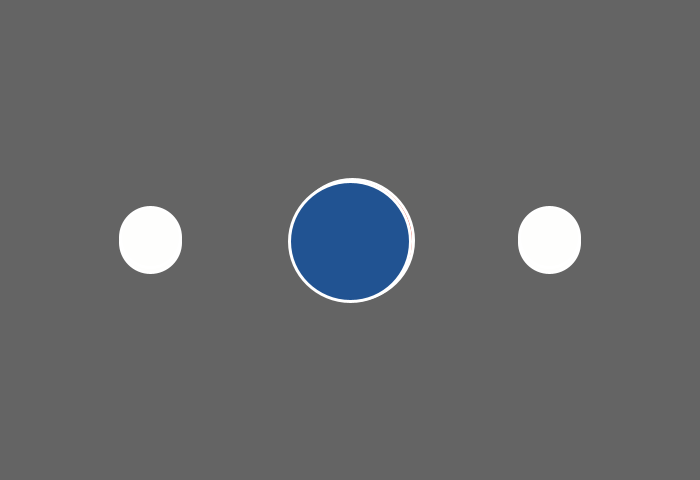
Frame 1 (no input)
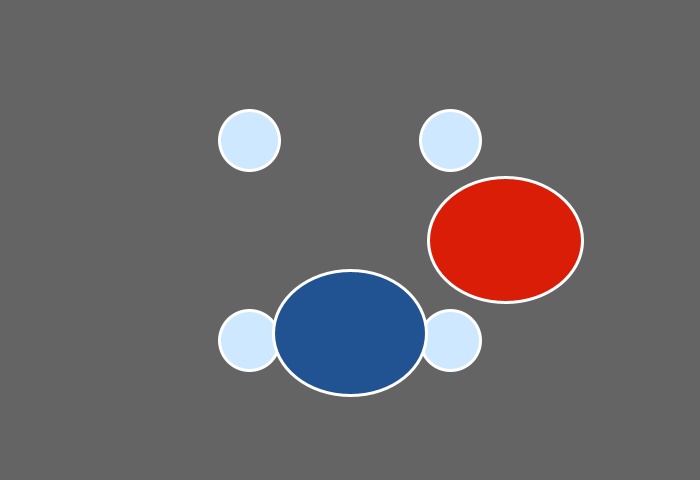
Frame 60 (the mouse pressed at the canvas centre just before this capture)
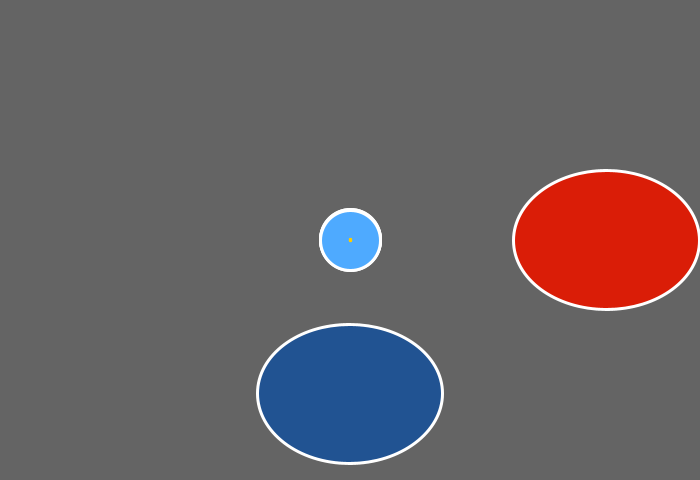
Frame 120 (the mouse held since frame 60 and released just before this capture)

The Processing sketch that drew these frames (run headless with seeded random() and noise(); from frame 60 on, the mouse is pressed at the canvas centre):

// Processing sketch: processing_117926
// ── processing_117926.pde

float a = 350;
float b = 240;
float r = 150;
float t = 0;
float dt = 0.01;

float angle = 0;
float aha = 0;
float radius = 60;


void setup () {
  size (700, 480);
  smooth ();
  
}
  
void draw () {
  
   
      if (t>=0) {
    t += dt;
    if (cos(t)<0) {
      

  background (100);
  strokeWeight(3);
  stroke (255);
  
  fill (33,83,146);
  ellipse(a, b+(b-r/2)*sin(t),(r+50*abs(sin(t))-30*cos(t)),r-30*cos(t));
  
  aha += PI/120;
  float cx = cos(aha);  //circles rotaion direction
  float cy = sin(aha);
  float c2x = cos(-aha-PI);
  float c2y = sin(-aha-PI);
  float c3x = cos(-aha);
  float c3y = sin(-aha);
  float c4x = cos(aha-PI);
  float c4y = sin(aha-PI);
  
  float x = 450+ 100*cx; //circles position
  float y = 240 + 100*cy;
  float x2 = 250+ 100*c2x;
  float y2 = 240 + 100*c2y;
  float x3 = 450+ 100*c3x;
  float y3 = 240 + 100*c3y;
  float x4 = 250+ 100*c4x;
  float y4 = 240 + 100*c4y;
  
  angle += 2*PI/30;
  fill(255*abs(cos(angle/20)), 255*abs(cos(angle/30)), 255*abs(cos(angle/2)));
 
  
  
  ellipse (x, y, radius, radius);
  ellipse (x2, y2, radius, radius);
  ellipse (x3, y3, radius, radius);
  ellipse (x4, y4, radius, radius);
  
  //quad (x,y,x2,y2,x3,y3,x4,y4);
  
  
  fill(218,29,7);
  ellipse(a+(a-r/2)*sin(t),b,(r+50*abs(sin(t))-30*cos(t)),r-30*cos(t));
  
  if (mousePressed == true) {
    stroke(255, 204, 0);
    strokeWeight (random(1,15));
    line(x, y, mouseX, mouseY);
    line(x2, y2, mouseX, mouseY);
    line(x4, y4, mouseX, mouseY);
    line(x3, y3, mouseX, mouseY);
  }
  
  
   } else {
     
     background (100);
  strokeWeight(3);
  stroke (255);
  
  fill (218,29,7);
  ellipse(a+(a-r/2)*sin(t),b,(r+50*abs(sin(t))-30*cos(t)),r-30*cos(t));
  
  aha += PI/120;
  float cx = cos(aha);  //circles rotaion direction
  float cy = sin(aha);
  float c2x = cos(-aha-PI);
  float c2y = sin(-aha-PI);
  float c3x = cos(-aha);
  float c3y = sin(-aha);
  float c4x = cos(aha-PI);
  float c4y = sin(aha-PI);
  
  float x = 450+ 100*cx; //circles' position
  float y = 240 + 100*cy;
  float x2 = 250+ 100*c2x;
  float y2 = 240 + 100*c2y;
  float x3 = 450+ 100*c3x;
  float y3 = 240 + 100*c3y;
  float x4 = 250+ 100*c4x;
  float y4 = 240 + 100*c4y;
  
  angle += 2*PI/30;
  fill(255*abs(cos(angle/20)), 255*abs(cos(angle/30)), 255*abs(cos(angle/2)));

  
  
  ellipse (x, y, radius, radius);
  ellipse (x2, y2, radius, radius);
  ellipse (x3, y3, radius, radius);
  ellipse (x4, y4, radius, radius);
  
  //quad (x,y,x2,y2,x3,y3,x4,y4);
  
  fill(33,83,146);
  ellipse(a, b+(b-r/2)*sin(t),(r+50*abs(sin(t))-30*cos(t)),r-30*cos(t));
  
  if (mousePressed == true) {
    stroke(255, 204, 0);
    strokeWeight (random(1,15));
    line(x, y, mouseX, mouseY);
    line(x4, y4, mouseX, mouseY);
    line(x2, y2, mouseX, mouseY);
    line(x3, y3, mouseX, mouseY);
  }
   } }
   else {
     exit();
   }
 
 

  

    
    
       
}
  
       
 
